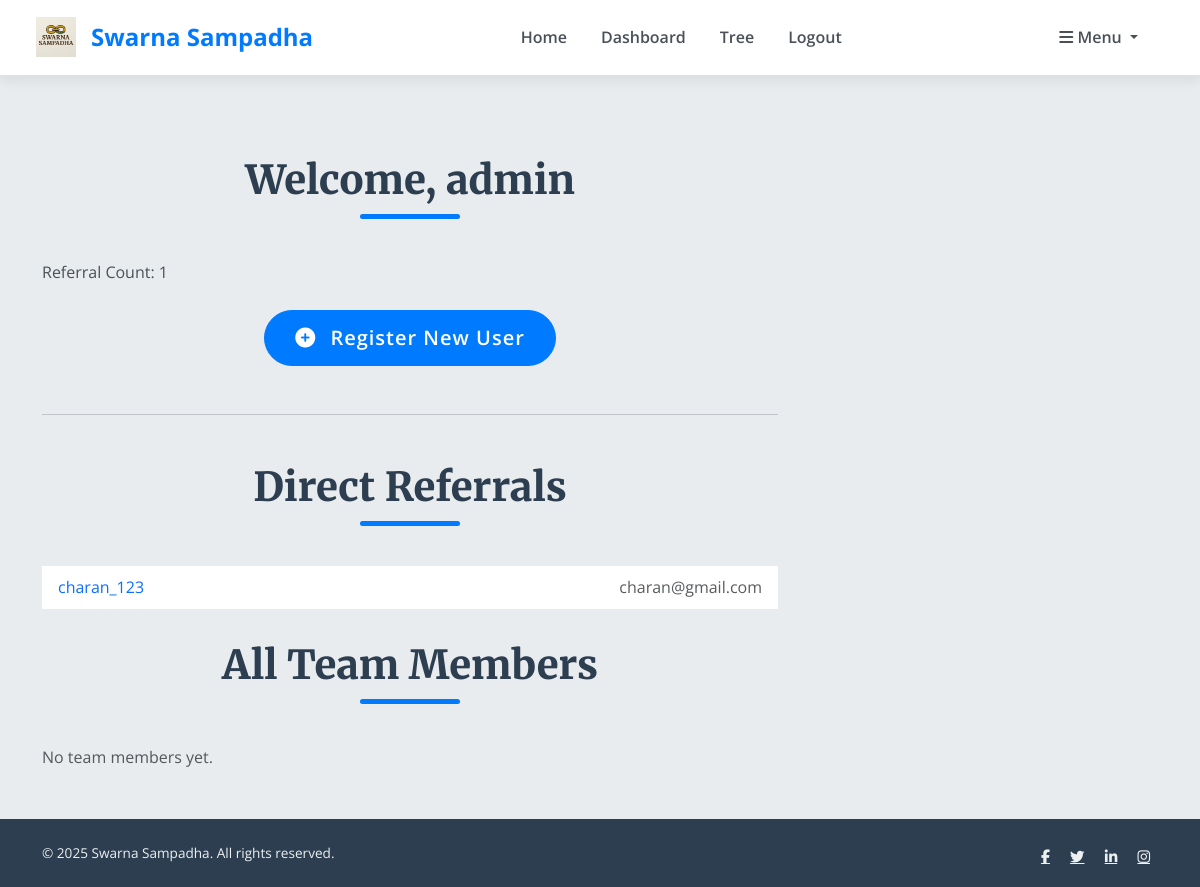
/dashboard/ (signed in), run on the app's committed database.
### core/models.py (models this page shows)
class CustomUser(AbstractUser):
    mobile_no = models.CharField(max_length=15, unique=True)
    gift_code = models.CharField(max_length=50, unique=True)
    parent = models.ForeignKey('self', null=True, blank=True, on_delete=models.SET_NULL, related_name='children')
    introducer = models.ForeignKey('self', null=True, blank=True, on_delete=models.SET_NULL, related_name='introduced')
    position = models.CharField(max_length=10, choices=[('left', 'Left'), ('right', 'Right')], blank=True)
    def __str__(self):
        return self.username

### core/views.py (the view)
# urls.py: path('dashboard/', views.dashboard, name='dashboard'),
@login_required
def dashboard(request):
    user = request.user
    direct_referrals = CustomUser.objects.filter(introducer=user)
    def get_team(user, team=None):
        if team is None:
            team = []
        children = CustomUser.objects.filter(parent=user)
        for child in children:
            team.append(child)
            get_team(child, team)
        return team
    team_members = get_team(user)
    form = CustomUserCreationForm(user=user)  # Form for registering new users
    return render(request, 'dashboard.html', {
        'referral_count': direct_referrals.count(),
        'direct_referrals': direct_referrals,
        'team_members': team_members,
        'form': form,
    })

### core/templates/dashboard.html (shortened to what this page needs)
{% extends 'base.html' %}
{% load widget_tweaks %}
{% load static %}
{% block content %}
<section class="category-section">
    <h2 class="category-title">Welcome, {{ user.username }}</h2>
    <p>Referral Count: {{ referral_count }}</p>
    <div class="text-center my-4">
        <button class="btn btn-primary btn-lg" type="button" data-bs-toggle="collapse" data-bs-target="#registrationFormCollapse" aria-expanded="false" aria-controls="registrationFormCollapse">
            <i class="fas fa-plus-circle me-2"></i> Register New User
        </button>
    </div>
    <hr class="my-5">
    <h3 class="category-title">Direct Referrals</h3>
    {% if direct_referrals %}
        <ul class="list-group list-group-flush mb-4">
            {% for referral in direct_referrals %}
                <li class="list-group-item d-flex justify-content-between align-items-center">
                    <a href="{% url 'user_referrals' referral.username %}" class="text-decoration-none">{{ referral.username }}</a>
                    <span class="text-muted">{{ referral.email }}</span>
                </li>
            {% endfor %}
        </ul>
    {% else %}
        <p class="text-muted">No direct referrals yet.</p>
    {% endif %}
    <h3 class="category-title">All Team Members</h3>
    {% if team_members %}
        <ul class="list-group list-group-flush">
            {% for member in team_members %}
                <li class="list-group-item d-flex justify-content-between align-items-center">
                    <a href="{% url 'user_referrals' member.username %}" class="text-decoration-none">{{ member.username }}</a>
                    <div class="text-end">
                        <span class="text-muted d-block">{{ member.email }}</span>
                        <small class="text-muted">Parent: {{ member.parent.username|default:"None" }} | Position: {{ member.position|default:"None" }}</small>
                    </div>
                </li>
            {% endfor %}
        </ul>
    {% else %}
        <p class="text-muted">No team members yet.</p>
    {% endif %}
</section>
{% endblock %}

### core/templates/base.html (style rules this page uses)
body { font-family: 'Open Sans', sans-serif; line-height: 1.7; color: #495057; background-color: #e9ecef; position: relative; overflow-x: hidden; margin: 0; padding: 0; }
h1, h2, h3, h4, h5, h6 { font-family: 'Merriweather', serif; color: #2c3e50; margin-bottom: 1.5rem; margin-top: 2rem; }
.category-section .category-title { font-size: 2.5rem; font-weight: 800; margin-bottom: 2.5rem; text-align: center; position: relative; padding-bottom: 15px; animation: fadeIn 1s ease-out; color: #2c3e50; }
.category-section .category-title::after { content: ''; position: absolute; bottom: 0; left: 50%; transform: translateX(-50%); width: 100px; height: 5px; background-color: #007bff; border-radius: 3px; }
.btn-primary { background-color: #007bff; border-color: #007bff; font-weight: 600; letter-spacing: 1px; padding: 12px 30px; border-radius: 50px; position: relative; overflow: hidden; z-index: 1; transition: all 0.4s ease; }
.btn-primary::before { content: ''; position: absolute; top: 50%; left: 50%; width: 0; height: 0; background-color: rgba(255,255,255,0.2); border-radius: 50%; transform: translate(-50%, -50%); transition: width 0.6s ease, height 0.6s ease; }

### data on the page
CustomUser: username "admin"
CustomUser: username "charan_123", email "charan@gmail.com"

### other printed values
{{ referral_count }} "1"
